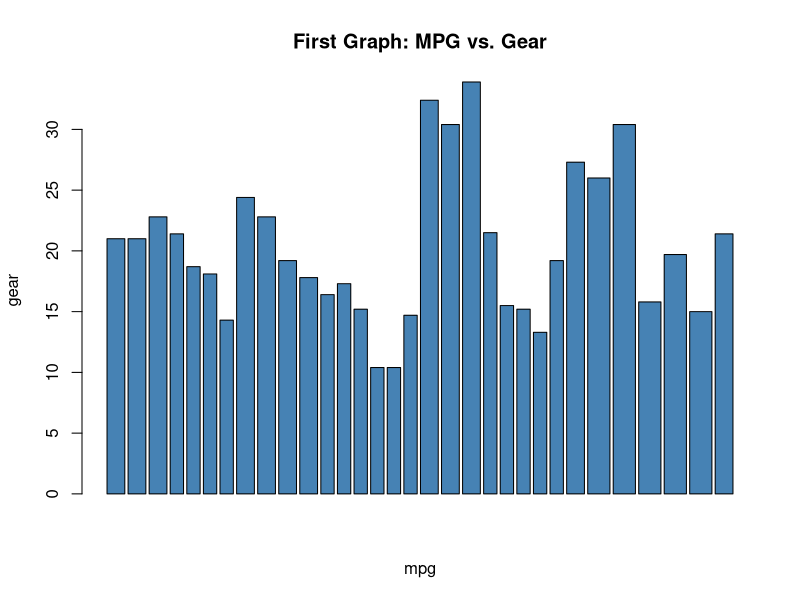
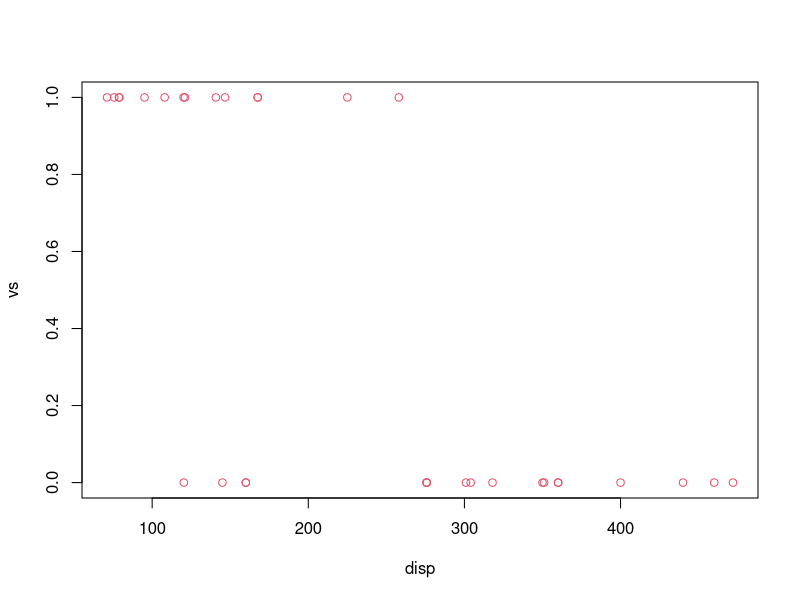
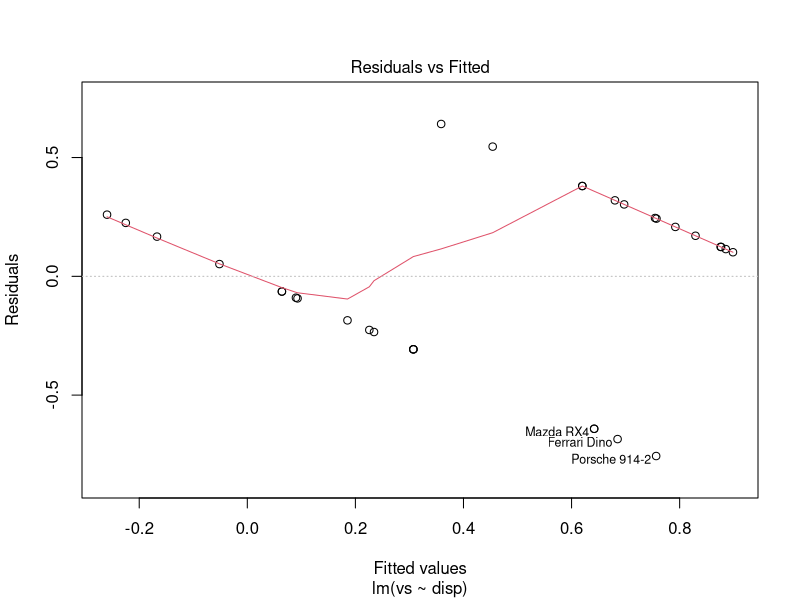
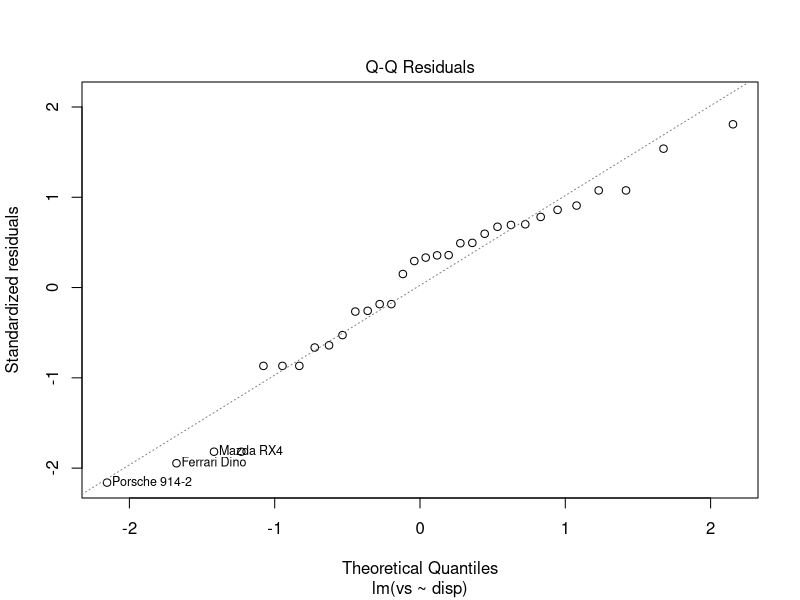
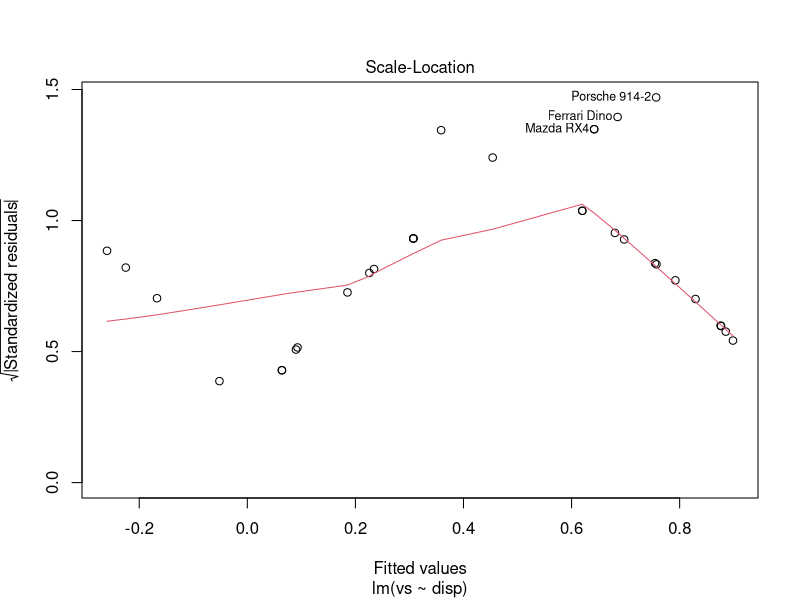
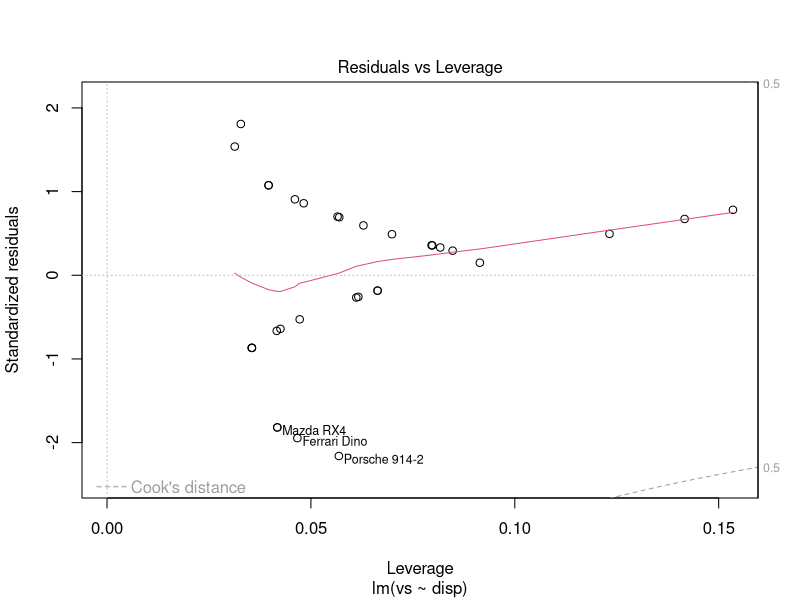
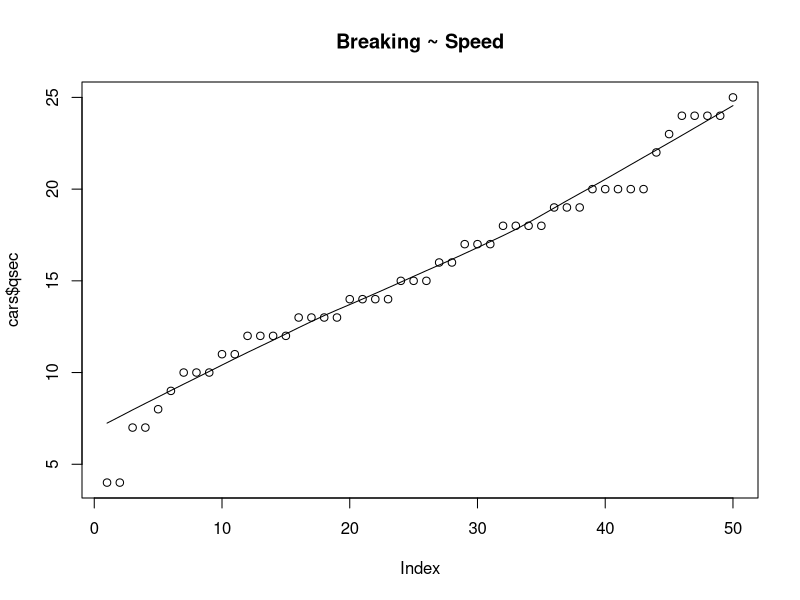
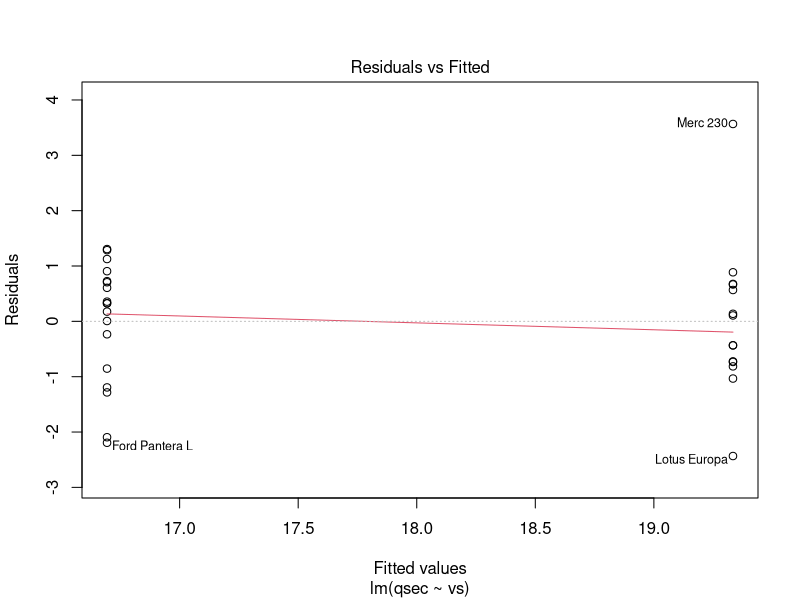

R code for these plots, in order:
## ---- chunk 1
print("General RStudio Work")
## ---- chunk 2
sum(5:55)
## ---- chunk 3
sum(5:10)
## ---- chunk 4
sum(5:20)
## ---- chunk 5
sum(5:100)
## ---- chunk 6
print("Fibbonaci Series")
## ---- chunk 7
fibonacci <- function(n) {
  if (n ==1) {
    return(0)
    } else if (n ==2) {
      return(1)
    } else {
      fib_seq <- c(0,1)
      for (i in 3:n) {
        next_num <- fib_seq[i-1] + fib_seq[i-2]
        fib_seq <- c(fib_seq, next_num)
      }
    return(fib_seq)
  }
}
## ---- chunk 8
n_entries <- 12
fib_series <- fibonacci(n_entries)
## ---- chunk 9
print(fib_series)
## ---- chunk 10
print("mtcars dataset visualisation")
## ---- chunk 11
data(mtcars)
## ---- chunk 12
head(mtcars)
## ---- chunk 13
installed.packages("ggplot2")
library(ggplot2)
## ---- chunk 14
names(mtcars)
## ---- chunk 15
barplot(mtcars$mpg, mtcars$gear,
     col='steelblue',
     main='First Graph: MPG vs. Gear',
     xlab='mpg',
     ylab='gear')
## ---- chunk 16
plot(vs ~ disp, data = mtcars, col=2)
## ---- chunk 17
fit <- lm(vs ~ disp, data = mtcars)
## ---- chunk 18
summary(fit)
## ---- chunk 19
abline(plot(fit),col=4,lwd=6)
## ---- chunk 20
print("mtcars dataset: GGplots and Linear Models 2")
## ---- chunk 21
names(mtcars)
## ---- chunk 22
scatter.smooth(x=cars$speed, y=cars$qsec, main="Breaking ~ Speed")  
## ---- chunk 23
third_graph <- lm(qsec ~ vs, data = mtcars)
## ---- chunk 24
abline(plot(third_graph),col=3,lwd=2)
